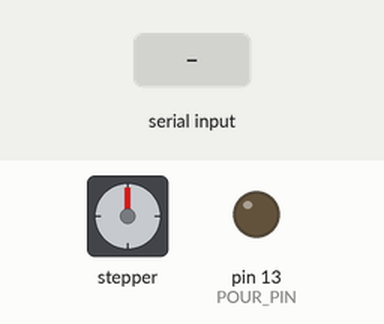
A sketch run on a simulated Arduino Uno, built with avr-gcc and run on an emulated ATmega328P. Parts: stepper motor, output pins drawn as LEDs (lit = HIGH). Wiring (inferred from the names in the program): stepper motor (2048 steps per turn assumed): coils pin 8, pin 9, pin 10, pin 11. Inputs (shaded band) come from the test bench. Pins used as bus, display or sensor lines are not drawn.

Above: at 1.2 s.
1.3 s: "run\n" received over the second serial link
At 3.59 s:
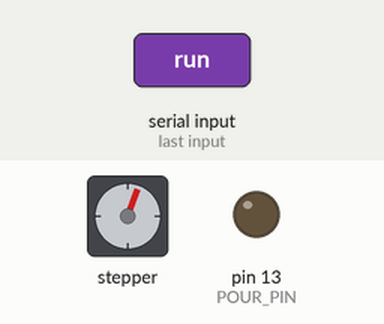
4.3 s: "pour\n" received over the second serial link
At 5.1 s:
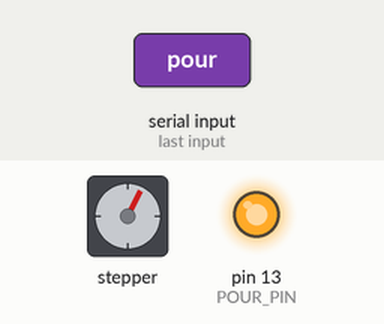
7.3 s: "pour\n" received over the second serial link
At 8.1 s:
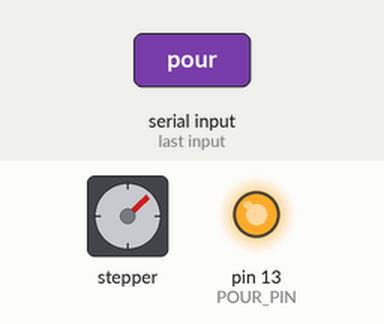
10.3 s: "stop\n" received over the second serial link
At 10.3 s:
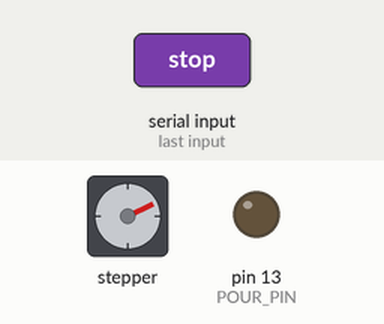
11.8 s: "run\n" received over the second serial link
At 13.55 s:
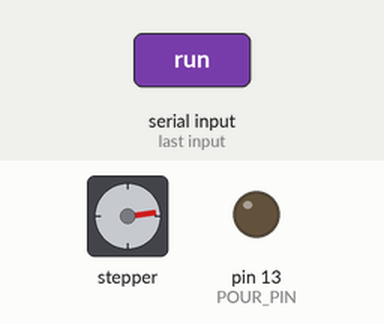
Timing chart, 0 to 27.6 s (numbered marks = the images above; inputs shaded):
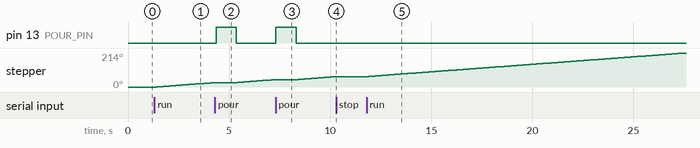

The sketch:

Trainv1.ino
```cpp
#include <SoftwareSerial.h>

// ===== CONSTANTS =====
#define POURING_TIME 1000   // milliseconds — change as needed

// ===== PIN MAP =====
const uint8_t PIN_A = 8;      // IN1  -> ULN2003
const uint8_t PIN_B = 9;     // IN2
const uint8_t PIN_C = 10;     // IN3
const uint8_t PIN_D = 11;     // IN4
const uint8_t POUR_PIN = 13;

// ===== SPEED (10 RPM, half-step) =====
// 28BYJ-48: 64 half-steps per inner revolution, ~63.68:1 gearbox
//   -> ~2038 half-steps per OUTPUT revolution
//   10 RPM = 2038 * 10 / 60 = 339.7 half-steps/sec
//   -> 1000000 / 339.7 = ~2944 us per half-step
const unsigned int HALF_STEP_US = 3000;

SoftwareSerial serialBT(2, 3);   // RX = D2, TX = D3

// Half-step sequence (8 states), one/two coils energized per step
const uint8_t HALF_STEP_TABLE[8][4] = {
  {1, 0, 0, 0},
  {1, 1, 0, 0},
  {0, 1, 0, 0},
  {0, 1, 1, 0},
  {0, 0, 1, 0},
  {0, 0, 1, 1},
  {0, 0, 0, 1},
  {1, 0, 0, 1}
};

bool running = false;
uint8_t stepIndex = 0;

// ---------------------------------------------------
inline void writeStep(uint8_t idx) {
  serialBT.println("step");
  digitalWrite(PIN_A, HALF_STEP_TABLE[idx][0]);
  digitalWrite(PIN_B, HALF_STEP_TABLE[idx][1]);
  digitalWrite(PIN_C, HALF_STEP_TABLE[idx][2]);
  digitalWrite(PIN_D, HALF_STEP_TABLE[idx][3]);
}

// ---------------------------------------------------
void setup() {
  pinMode(PIN_A, OUTPUT);
  pinMode(PIN_B, OUTPUT);
  pinMode(PIN_C, OUTPUT);
  pinMode(PIN_D, OUTPUT);
  pinMode(POUR_PIN, OUTPUT);

  digitalWrite(PIN_A, LOW);
  digitalWrite(PIN_B, LOW);
  digitalWrite(PIN_C, LOW);
  digitalWrite(PIN_D, LOW);
  digitalWrite(POUR_PIN, LOW);

  serialBT.begin(9600);
  delay(50);
  serialBT.println("ready");
}

// ---------------------------------------------------
void loop() {
  // ---- Commands ----
  if (serialBT.available()) {
    String cmd = serialBT.readStringUntil('\n');
    cmd.trim();

    if (cmd == "run") {
      running = true;
    }
    else if (cmd == "stop") {
      running = false;
      // De-energize coils so the motor is not held (saves heat / current)
      digitalWrite(PIN_A, LOW);
      digitalWrite(PIN_B, LOW);
      digitalWrite(PIN_C, LOW);
      digitalWrite(PIN_D, LOW);
    }
    else if (cmd == "pour") {
      digitalWrite(POUR_PIN, HIGH);
      delay(POURING_TIME);
      digitalWrite(POUR_PIN, LOW);
      serialBT.println("poured");
    }
  }

  // ---- Half-step the motor one full electrical cycle (8 half-steps) ----
  if (running) {
    for (uint8_t i = 0; i < 8; i++) {
      writeStep(stepIndex);
      stepIndex = (stepIndex + 1) & 0x07;      // 0..7 wrap
      delayMicroseconds(HALF_STEP_US);
    }
  }
}
```

Measured:
- after the input at 1.3 s, stepper: keeps turning clockwise at about 10°/s, starting after 0.12 s
- after the input at 4.3 s, pin 13 (POUR_PIN): LOW → HIGH after 0.06 s, → LOW 1.0 s later
- after the input at 7.3 s, pin 13 (POUR_PIN): LOW → HIGH at once, → LOW 1.0 s later
- after the input at 10.3 s, stepper: stops changing and stays 65°
- after the input at 11.8 s, stepper: keeps turning clockwise at about 9°/s, starting at once
